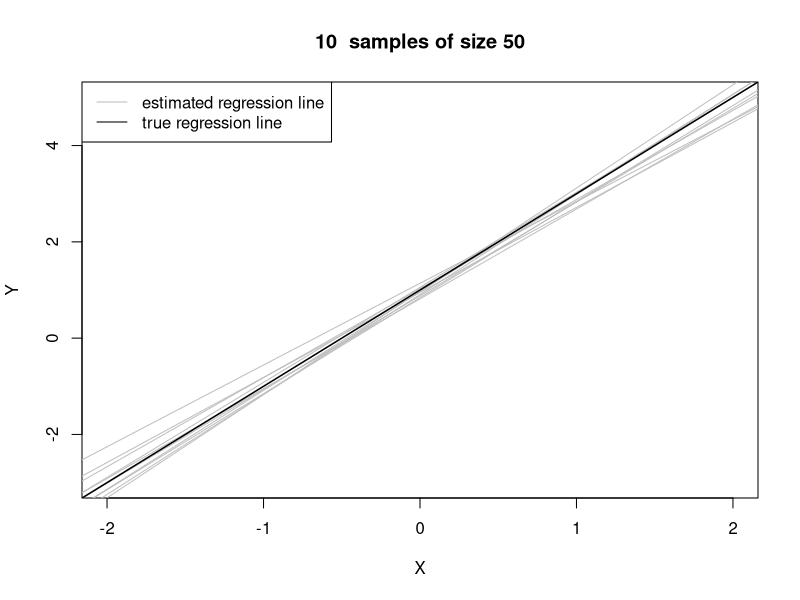
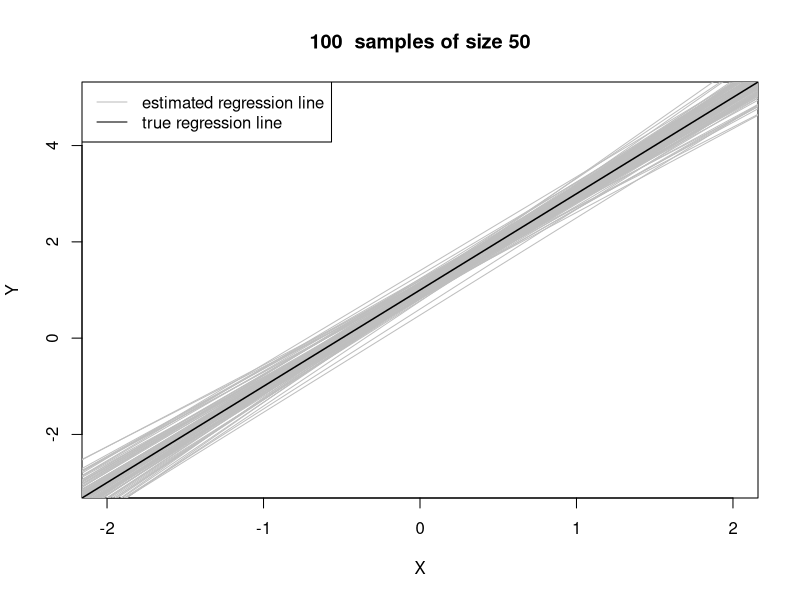
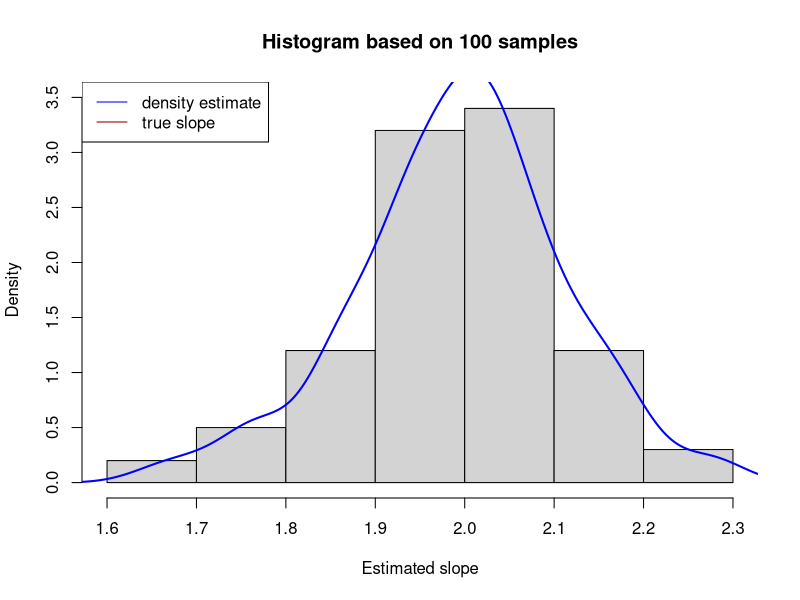

R code for these plots, in order:
## ---- chunk 1
require(knitr)
pdf_doc <- knitr::is_latex_output()
if (pdf_doc) {opts_chunk$set(echo=FALSE, fig.align="center", out.width="60%")} else {opts_chunk$set(echo=TRUE)}
## ---- chunk 2
# Set predictor values
set.seed(4)
x <- runif(50,-2,2)
## ---- chunk 3
# Sample response from true model
error <- rnorm(50, 0, 1)
y <- 1 + 2*x + error
## ---- chunk 4
# Fit linear model to data

# Plot data

# Add fitted regression line to plot

# Estimated coefficients of fitted model

## ---- chunk 5

## ---- chunk 6
# Fit linear model

# Plot data

# Add fitted regression line to plot

# Estimated coefficients of fitted model

## ---- chunk 7
sampling.dist <- function(Nruns=10, seed=4){ 
#
set.seed(seed)
x <- runif(50,-2,2)
#
betahat <- matrix(NA, Nruns, 2)
#
for (j in 1:Nruns){
  #
  error <- rnorm(50, 0, 1)
  y <- 1 + 2*x + error
  #
  m <- lm(y ~ x)
  #
  betahat[j,] <- coef(m)
}
return(betahat)}
# Run the function sampling.dist with Nruns=10 and seed=4
betahat=sampling.dist()
betahat
## ---- chunk 8
plotModels <- function(betahat, Nruns=10, a=1, b=2){
# 
plot(x=NULL, y=NULL, xlab="X", ylab="Y", xlim=c(-2,2), ylim=c(-3,5),
       main=paste(Nruns," samples of size 50"))
#
for (j in 1:Nruns){
    abline(a=betahat[j,1], b=betahat[j,2], col="gray")
    }
#  
abline(a, b, lwd=1.5)
legend("topleft", lty=1, col=c("gray", "black"), legend=c("estimated regression line", "true regression line"))
}

# Run the function plotModels using the betahat computed earlier
plotModels(betahat)
## ---- chunk 9
sampling.dist <- function(Nruns=100, seed=4){ 
#
set.seed(seed)
x <- runif(50,-2,2)
#
betahat <- matrix(NA, Nruns, 2)
#
for (j in 1:Nruns){
  #
  error <- rnorm(50, 0, 1)
  y <- 1 + 2*x + error
  #
  m <- lm(y ~ x)
  #
  betahat[j,] <- coef(m)
}
return(betahat)}
# Run the function sampling.dist with Nruns=10 and seed=4
betahat=sampling.dist()
betahat
plotModels <- function(betahat, Nruns=100, a=1, b=2){
# 
plot(x=NULL, y=NULL, xlab="X", ylab="Y", xlim=c(-2,2), ylim=c(-3,5),
       main=paste(Nruns," samples of size 50"))
#
for (j in 1:Nruns){
    abline(a=betahat[j,1], b=betahat[j,2], col="gray")
    }
#  
abline(a, b, lwd=1.5)
legend("topleft", lty=1, col=c("gray", "black"), legend=c("estimated regression line", "true regression line"))
}

# Run the function plotModels using the betahat computed earlier
plotModels(betahat)
## ---- chunk 10
# Sample response vector 100 times and fit linear model to each dataset 

# Plot the results

## ---- chunk 11
hist(betahat[,2], xlab="Estimated slope", prob=T,
     main="Histogram based on 100 samples", ylim=c(0,3.5))
# Line indicating true intercept
abline(v=1, col="darkred", lwd=3)
# Kernel density estimate
lines(density(betahat[,2]),lwd=2, col="blue")
# Legend
legend("topleft", legend=c("density estimate", "true slope"), lty=1, col=c("blue","darkred"))
## ---- chunk 12
